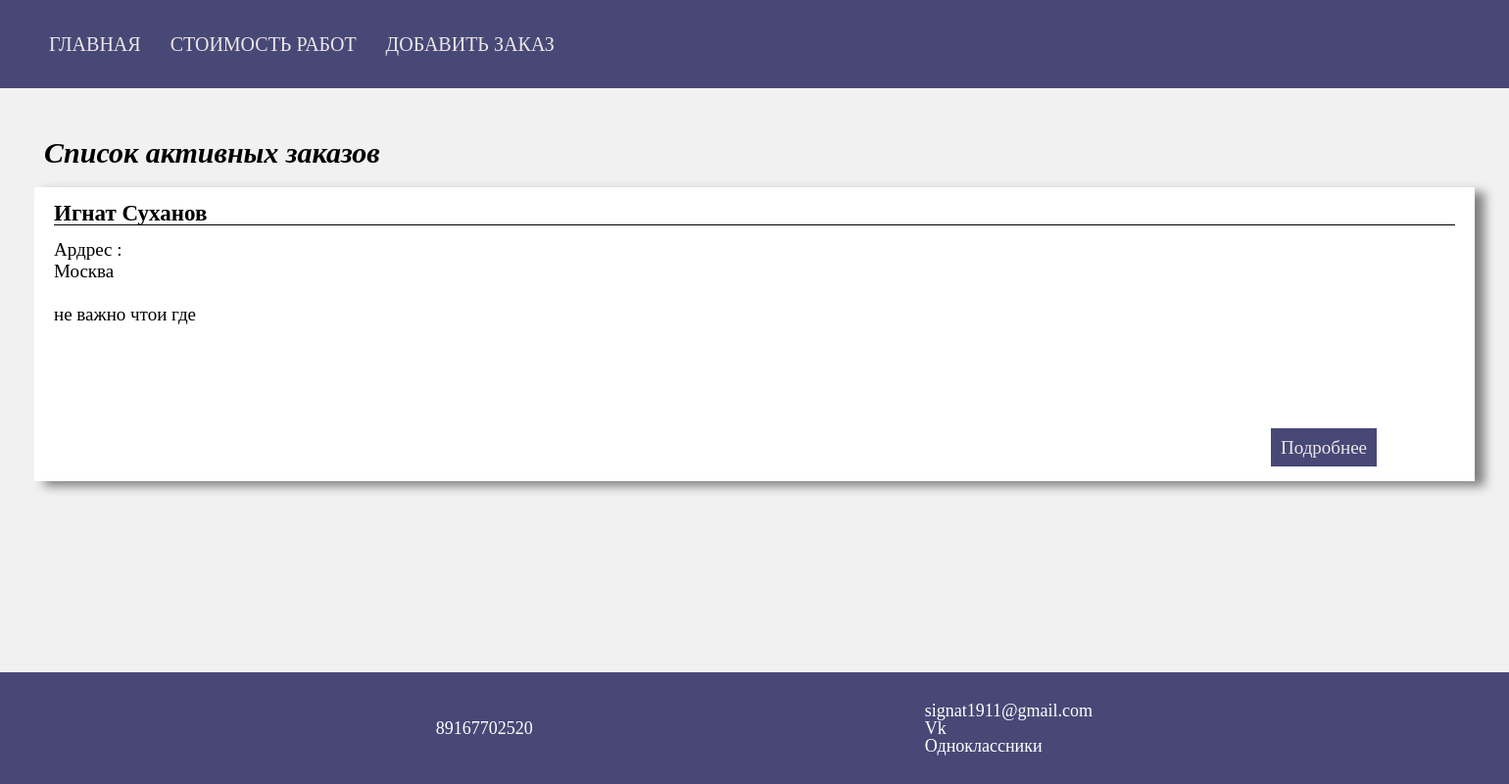
Before: /active/ with the older database file.
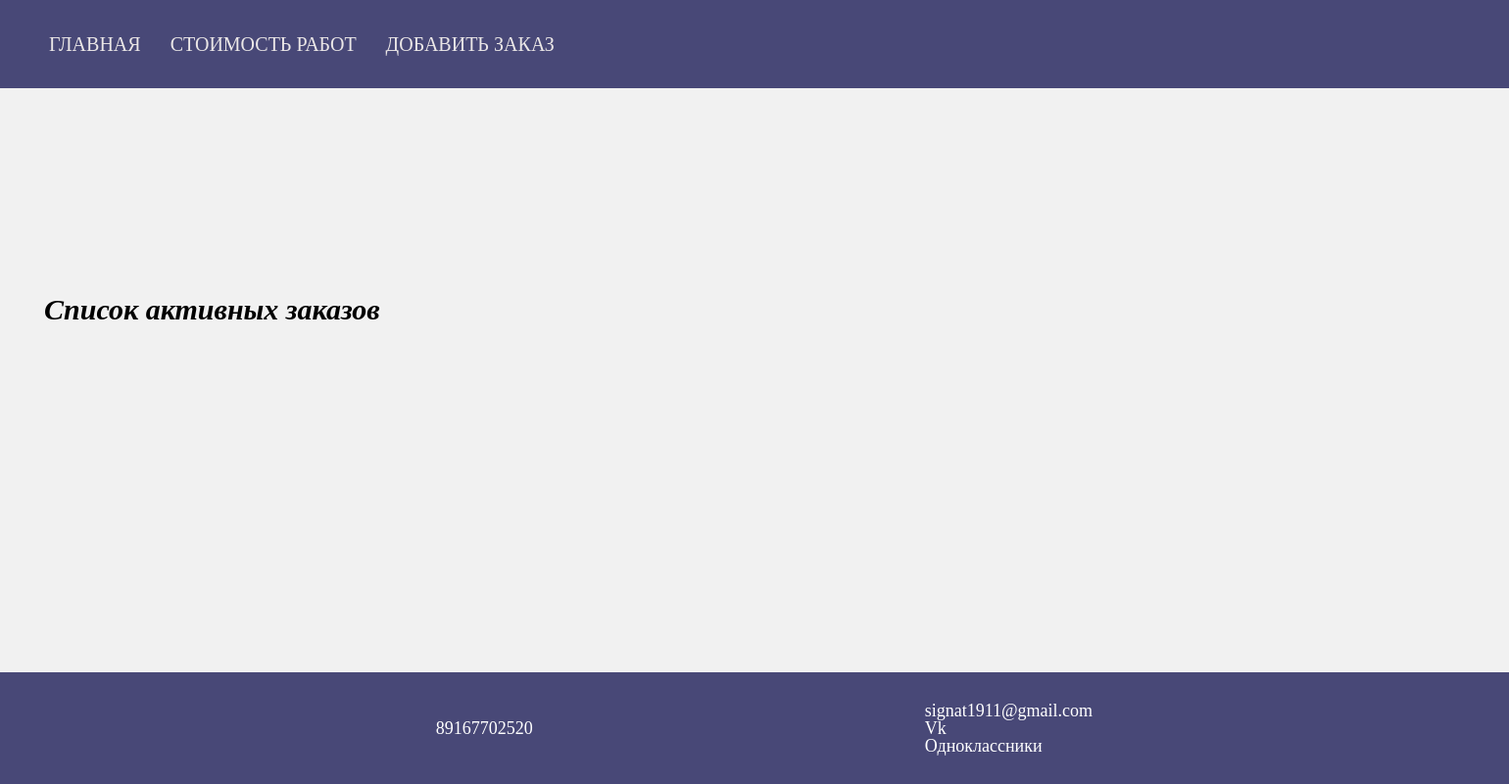
After: the same page with the newer database file.
### works/models.py (models this page shows, shortened)
class Order(models.Model):
    customer = models.CharField(max_length=150)
    phone = models.CharField(max_length=15)
    email = models.EmailField(blank=True, null=True)
    adress = models.CharField(max_length=250)
    description = models.TextField()
    tag = models.ManyToManyField('Tag', blank=True, related_name='orders')
    def get_active_absolute_url(self):
        return reverse('active_order_detail_url', kwargs={'order_id': self.id})

### works/views.py (the view)
# urls.py: path('active/', ActivOrderList.as_view(), name='active_order_url'),
class ActivOrderList(View):
    def get(self, request):
        tag = Tag.objects.all()
        return render(request, 'works/activ_order.html', context={'tag': tag})

### works/templates/works/activ_order.html (shortened to what this page needs)
{% extends 'base.html' %}
{% block content %}
<div class="container">
    <div class="orders_list_title">Список активных заказов</div>
    {% for tag in tag %}
    {% if tag.title == 'active' %}
        {% for order in tag.orders.all %}
            <div class="order_card">
                <div class="order_name">{{ order.customer }}</div>
                <div class="order_adres">
                    <p class="adres_in_order">Ардрес :</p>
                    {{ order.adress }}
                </div>
                <div class="order_desc">{{ order.description|truncatewords:70 }}</div>
                <div class="btn_block"></div><a class="btn_desc btn_order" href="{{ order.get_active_absolute_url }}">Подробнее</a>
            </div>
        {% endfor %}
    {% endif %}
{% endfor %}
</div>
{% endblock %}

Changed rows visible on the page:
removed Order: customer "Игнат Суханов", adress "Москва", description "не важно чтои где"
